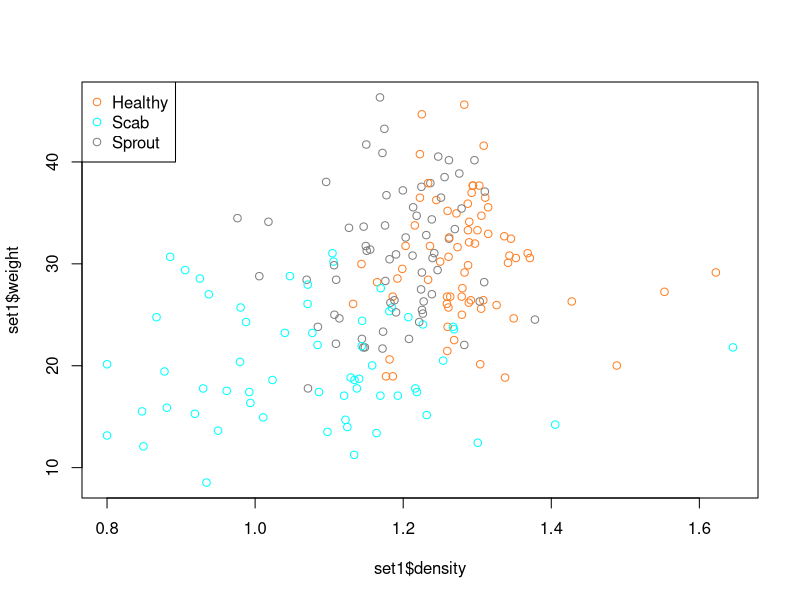
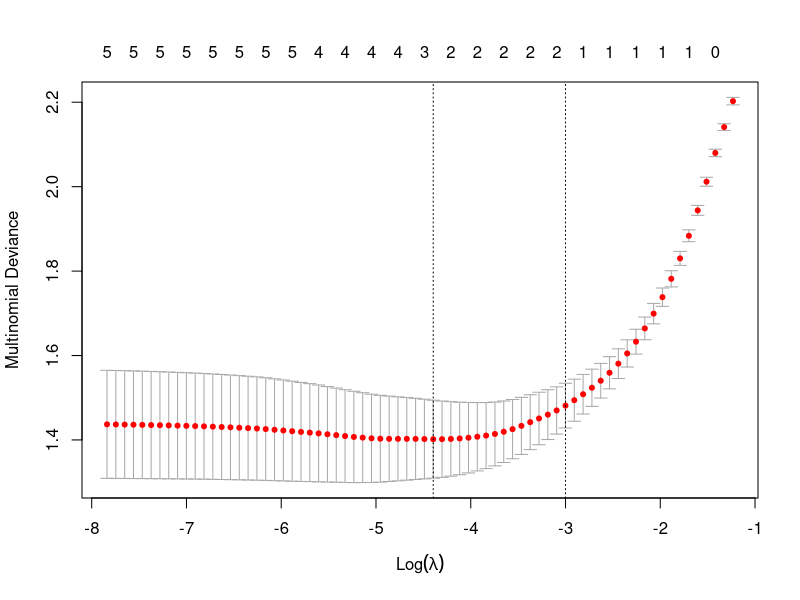

R code for these plots, in order:
# Multinomial Logistic Regression on Wheat Data
##########
# Enter data and do some processing
wheat <- read.csv("Datasets/wheat.csv")
head(wheat)
summary(wheat)

# Variable "type" is the response variable.  "class" is another explanatory.
class(wheat$type)
wheat$type <- as.factor(wheat$type)
wheat$class <- as.factor(wheat$class)
summary(wheat)

# Create a numerical version of "class" for methods that need numbers
wheat$classnum <- as.numeric((wheat$class))
# Remove "id"
wheat <- wheat[, -1]
summary(wheat)

############

# multinom() requires numerical explanatories, so remove factor class
# Creating TWO sets: 200 train, 75 test
set.seed(67982193)
perm <- sample(x = nrow(wheat))
set1 <- wheat[which(perm <= 200), -1]
set2 <- wheat[which(perm > 200), -1]


################################################################
# Multinomial through nnet?
###############################################################

rescale <- function(x1, x2) {
  for (col in 1:ncol(x1)) {
    a <- min(x2[, col])
    b <- max(x2[, col])
    x1[, col] <- (x1[, col] - a) / (b - a)
  }
  x1
}

# multinom uses a formula, so need to keep data in data.frame

# Creating training and test X matrices, then scaling them.

set1.rescale <- data.frame(cbind(rescale(set1[, -6], set1[, -6]), 
                                 type = set1$type))
set2.rescale <- data.frame(cbind(rescale(set2[, -6], set1[, -6]), 
                                 type = set2$type))

summary(set1.rescale)
summary(set2.rescale)

library(nnet)

##################################################################
# multinom() uses FIRST group as the baseline class
# Default number of iterations is only 100. Often needs to be increased!
#   This often happens with correlated explanatories
#   Make sure it runs to convergence. If it reaches 100, it prints
#   a message saying not converged

##
mod.fit <- multinom(
  data = set1.rescale, formula = type ~ .,
  trace = TRUE
)
summary(mod.fit)

# Adding a function to perform LR Tests.  Legitimate here since I am fitting one model
library(car)
Anova(mod.fit)

# Example Plot results:
# Plot of two most significant variables, colour coded by class
class.col <- ifelse(set1$type == "Healthy", y = 53, n =
  ifelse(set1$type == "Scab", y = 68, n = 203)
)

plot(x = set1$density, y = set1$weight, col = colors()[class.col])
legend(
  x = "topleft", legend = c("Healthy", "Scab", "Sprout"),
  col = colors()[c(53, 68, 203)], pch = 1
)
class.col <- ifelse(set1$type == "Healthy", y = 53, n =
  ifelse(set1$type == "Scab", y = 68, n = 203)
)

# Misclassification Errors
pred.class.1 <- predict(mod.fit,
  newdata = set1.rescale,
  type = "class"
)
pred.class.2 <- predict(mod.fit,
  newdata = set2.rescale,
  type = "class"
)

(mul.misclass.train <- mean(ifelse(pred.class.1 == set1$type,
  yes = 0, no = 1
)))
(mul.misclass.test <- mean(ifelse(pred.class.2 == set2$type,
  yes = 0, no = 1
)))

# Estimated probabilities for test set
pred.probs.2 <- predict(mod.fit,
  newdata = set2.rescale,
  type = "probs"
)
round(head(pred.probs.2), 3)

# Test set confusion matrix
table(set2$type, pred.class.2, dnn = c("Obs", "Pred"))
# Number of parameters estimated (just FYI)
mod.fit$edf

##################################################################
#################################################################
# Multinomial Logistic Regression using glmnet()
# Setting lambda penalty parameter to 0 in predict() is full ML fit
#  Could do LASSO here as well
###############################################################
library(glmnet)
logit.fit <- glmnet(
  x = as.matrix(set1.rescale[, -7]),
  y = set1.rescale[, 7], family = "multinomial"
)

# Note that parameters are not the same as in multinom()
coef(logit.fit, s = 0)

# Predicted probabilities
logit.prob.2 <- predict(logit.fit,
  s = 0, type = "response",
  newx = as.matrix(set2.rescale[, 1:6])
)
round(head(logit.prob.2[, , 1]), 3)

# Calculate in-sample and out-of-sample misclassification error
las0.pred.train <- predict(
  object = logit.fit, s = 0, type = "class",
  newx = as.matrix(set1.rescale[, 1:6])
)
las0.pred.test <- predict(logit.fit,
  s = 0, type = "class",
  newx = as.matrix(set2.rescale[, 1:6])
)
(las0misclass.train <-
  mean(ifelse(las0.pred.train == set1.rescale$type,
    yes = 0, no = 1
  )))
(las0misclass.test <-
  mean(ifelse(las0.pred.test == set2.rescale$type,
    yes = 0, no = 1
  )))


# "Optimal" LASSO Fit
logit.cv <- cv.glmnet(
  x = as.matrix(set1.rescale[, 1:6]),
  y = set1.rescale[, 7], family = "multinomial"
)
logit.cv

plot(logit.cv)

## Find nonzero lasso coefficients
c <- coef(logit.fit, s = logit.cv$lambda.min)
cmat <- cbind(
  as.matrix(c[[1]]), as.matrix(c[[2]]),
  as.matrix(c[[3]])
)
round(cmat, 2)
cmat != 0

lascv.pred.train <- predict(
  object = logit.cv, type = "class",
  s = logit.cv$lambda.min,
  newx = as.matrix(set1.rescale[, 1:6])
)
lascv.pred.test <- predict(logit.cv,
  type = "class",
  s = logit.cv$lambda.min,
  newx = as.matrix(set2.rescale[, 1:6])
)
(lascvmisclass.train <-
  mean(ifelse(lascv.pred.train == set1$type, yes = 0, no = 1)))
(lascvmisclass.test <-
  mean(ifelse(lascv.pred.test == set2$type, yes = 0, no = 1)))
